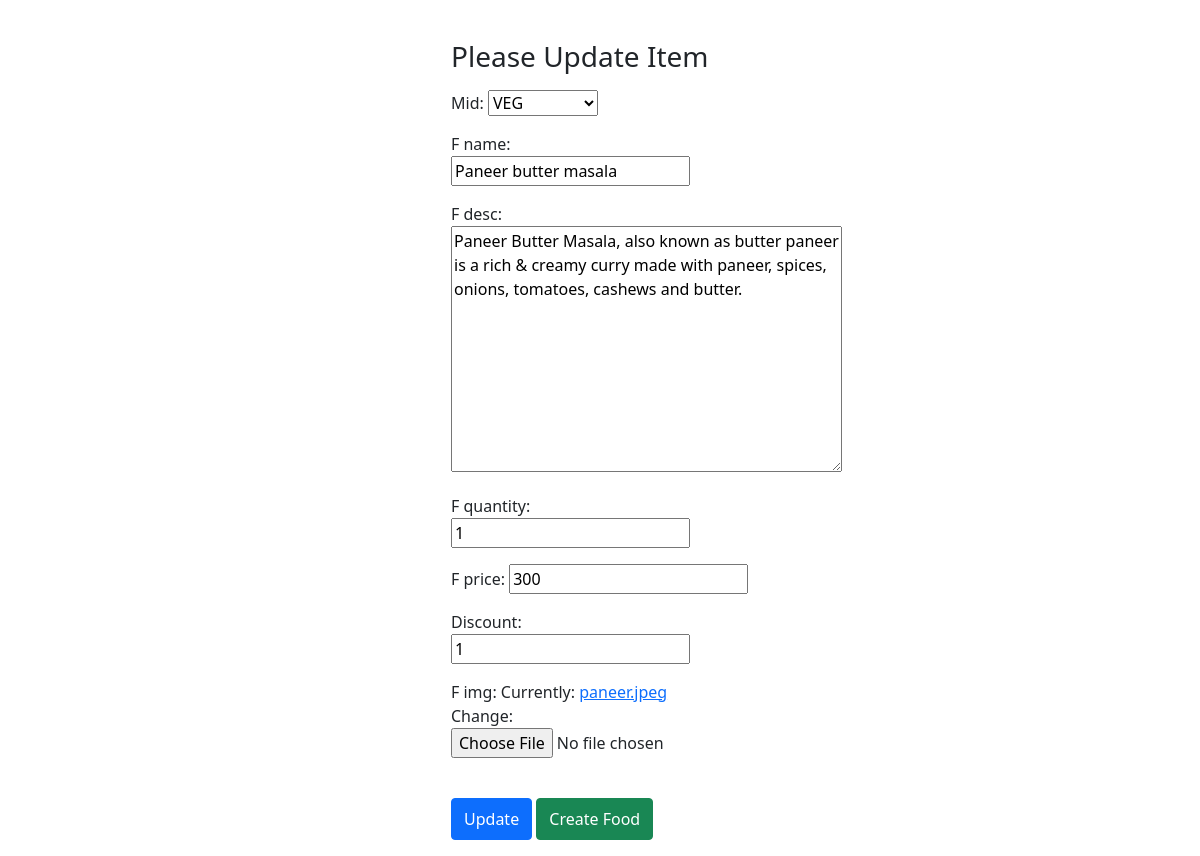
Page /food/food_update/1/ (signed in) on the committed database.
### food/models.py (models this page shows)
class menu_items(models.Model):
    mid = models.SmallAutoField(primary_key=True)
    i_name = models.CharField(max_length=50, unique=True)
    def __str__(self):
        return self.i_name

class food_items(models.Model):
    fid = models.BigAutoField(primary_key=True)
    mid = models.ForeignKey(menu_items, on_delete=models.CASCADE)
    f_name = models.CharField(max_length=50)
    f_desc = models.TextField()
    f_quantity = models.PositiveIntegerField(default=1)
    f_price = models.PositiveIntegerField(default=30)
    discount = models.PositiveSmallIntegerField(default=0)
    f_img = models.ImageField()

### food/views.py (the view)
@login_required(login_url='/authe/login')
def update_food_view(request, pk):
    res = food_items.objects.get(fid=pk)
    form = food_items_form(instance=res)
    if request.method == 'POST':
        res = food_items.objects.get(fid=pk)
        form = food_items_form(request.POST, request.FILES, instance=res)
        if form.is_valid:
            form.save()
            return redirect('/food/food_list')
    return render(request=request, template_name='food_update.html', context={'form': form})

### food/forms.py
class food_items_form(forms.ModelForm):
    class Meta:
        model = food_items
        fields = '__all__'

### food/templates/food_update.html (shortened to what this page needs)
<!doctype html>
<html lang="en" data-bs-theme="auto">
<head>
    {% load static %}
    <link rel="stylesheet" href="https://cdn.jsdelivr.net/npm/@docsearch/css@3">
    {% include 'partials/_bootcss.html' %}
    <link href="{% static 'css/sign-in.css'%}" rel="stylesheet">
</head>
<body class="d-flex align-items-center py-4 bg-body-tertiary">
    <main class="form-signin w-10 m-auto">
        {% block content %}
        <form method="post" enctype="multipart/form-data">
            <h1 class="h3 mb-3 fw-normal">Please Update Item</h1>
            <div>{{form.as_p}}</div>
            <br>
            <button class="btn btn-primary w-45 py-2" type="submit">Update</button>
            <a href="{%url 'food:food_create' %}" class="btn btn-success w-45 py-2" type="submit">Create Food</a>
        </form>
        {% endblock %}
    </main>
    {% include 'partials/_bootjs.html' %}
</body>
</html>

### food/static/css/sign-in.css (style rules this page uses)
html, body { height: 100%; }
.form-signin { max-width: 330px; padding: 1rem; }

### rows in the picture
menu_items: mid "VEG"
food_items: f_name "Paneer butter masala", f_desc "Paneer Butter Masala, also known as butter paneer is a rich & creamy curry made with paneer, spices, onions, tomatoes, cashews and butter.", f_quantity "1", f_price "300", discount "1"
